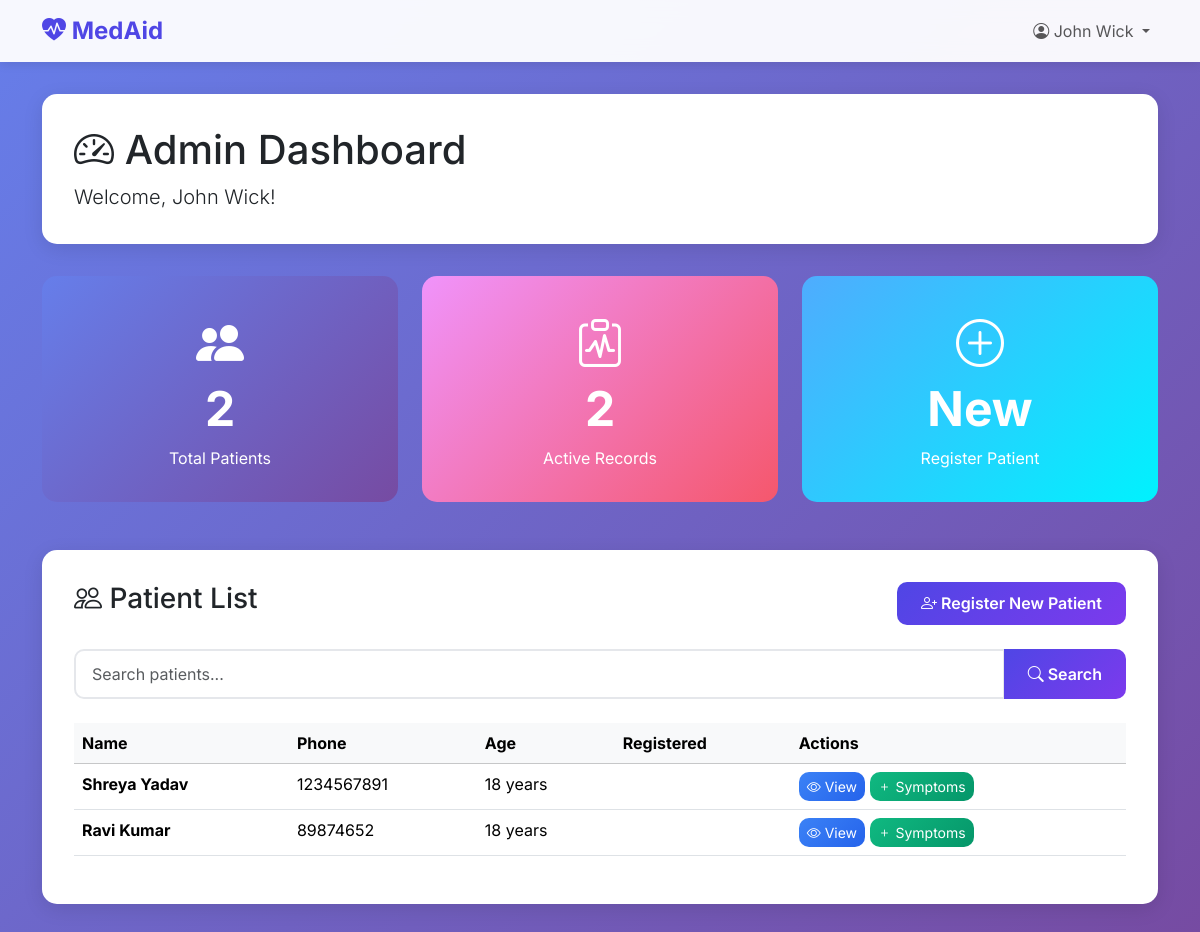
Page /patients/admin/dashboard/ (signed in) on the committed database.
### accounts/models.py (models this page shows, shortened)
class CustomUser(AbstractUser):
    USER_TYPE_CHOICES = (('admin', 'Admin'), ('patient', 'Patient'))
    user_type = models.CharField(max_length=10, choices=USER_TYPE_CHOICES)
    phone_number = models.CharField(max_length=15)
    age = models.IntegerField(null=True, blank=True)
    gender = models.CharField(max_length=10, default='other')
    date_of_birth = models.DateField(null=True, blank=True)

### patients/views.py (the view, shortened to what this page needs)
# urls.py: path('admin/dashboard/', views.admin_dashboard, name='admin_dashboard'),
@login_required
def admin_dashboard(request):
    if request.user.user_type != 'admin':
        messages.error(request, 'Access denied. Admin only.')
        return redirect('patient_dashboard')
    patients = CustomUser.objects.filter(user_type='patient').select_related('patientprofile')
    search_query = request.GET.get('search', '')
    context = {
        'patients': patients,
        'total_patients': CustomUser.objects.filter(user_type='patient').count(),
        'search_query': search_query,
    }
    return render(request, 'patients/admin_dashboard.html', context)

### templates/patients/admin_dashboard.html (shortened to what this page needs)
{% extends 'base.html' %}
{% block content %}
<div class="container">
    <div class="dashboard-header">
        <h1><i class="bi bi-speedometer2"></i> Admin Dashboard</h1>
        <p class="lead mb-0">Welcome, {{ user.get_full_name }}!</p>
    </div>
    <div class="row mb-4">
        <div class="col-md-4">
            <div class="stat-card">
                <i class="bi bi-people-fill" style="font-size: 3rem;"></i>
                <h3>{{ total_patients }}</h3>
                <p class="mb-0">Total Patients</p>
            </div>
        </div>
        <div class="col-md-4">
            <div class="stat-card" style="background: linear-gradient(135deg, #f093fb 0%, #f5576c 100%);">
                <i class="bi bi-clipboard-pulse" style="font-size: 3rem;"></i>
                <h3>{{ patients.count }}</h3>
                <p class="mb-0">Active Records</p>
            </div>
        </div>
        <div class="col-md-4">
            <div class="stat-card" style="background: linear-gradient(135deg, #4facfe 0%, #00f2fe 100%);">
                <i class="bi bi-plus-circle" style="font-size: 3rem;"></i>
                <h3>New</h3>
                <p class="mb-0">Register Patient</p>
            </div>
        </div>
    </div>
    <div class="patient-table">
        <div class="d-flex justify-content-between align-items-center mb-4">
            <h3><i class="bi bi-people"></i> Patient List</h3>
            <a href="{% url 'register_patient' %}" class="btn btn-primary">
                <i class="bi bi-person-plus"></i> Register New Patient
            </a>
        </div>
        <form method="get" class="mb-4">
            <div class="input-group">
                <input type="text" name="search" class="form-control" placeholder="Search patients..." value="{{ search_query }}">
                <button class="btn btn-primary" type="submit">
                    <i class="bi bi-search"></i> Search
                </button>
            </div>
        </form>
        <div class="table-responsive">
            <table class="table table-hover">
                <thead class="table-light">
                    <tr>
                        <th>Name</th>
                        <th>Phone</th>
                        <th>Age</th>
                        <th>Registered</th>
                        <th>Actions</th>
                    </tr>
                </thead>
                <tbody>
                    {% for patient in patients %}
                    <tr>
                        <td><strong>{{ patient.get_full_name }}</strong></td>
                        <td>{{ patient.phone_number }}</td>
                        <td>{{ patient.age }} years</td>
                        <td>{{ patient.patient_profile.registration_date|date:"M d, Y" }}</td>
                        <td>
                            <a href="{% url 'view_patient' patient.id %}" class="btn btn-sm btn-info text-white">
                                <i class="bi bi-eye"></i> View
                            </a>
                            <a href="{% url 'add_symptoms' patient.id %}" class="btn btn-sm btn-success text-white">
                                <i class="bi bi-plus"></i> Symptoms
                            </a>
                        </td>
                    </tr>
                    {% endfor %}
                </tbody>
            </table>
        </div>
    </div>
</div>
{% endblock %}

### templates/base.html (shortened to what this page needs)
<!DOCTYPE html>
<html lang="en">
<head>
    <link href="https://cdn.jsdelivr.net/npm/bootstrap@5.3.2/dist/css/bootstrap.min.css" rel="stylesheet">
    <link rel="stylesheet" href="https://cdn.jsdelivr.net/npm/bootstrap-icons@1.11.1/font/bootstrap-icons.css">
</head>
<body>
    <nav class="navbar navbar-expand-lg navbar-light">
        <div class="container">
            <a class="navbar-brand" href="{% url 'landing' %}">
                <i class="bi bi-heart-pulse-fill"></i> MedAid
            </a>
            <div class="collapse navbar-collapse" id="navbarNav">
                <ul class="navbar-nav ms-auto">
                    {% if user.is_authenticated %}
                        <li class="nav-item dropdown">
                            <a class="nav-link dropdown-toggle" href="#" role="button" data-bs-toggle="dropdown">
                                <i class="bi bi-person-circle"></i> {{ user.get_full_name|default:user.username }}
                            </a>
                        </li>
                    {% else %}
                        <li class="nav-item">
                            <a class="nav-link" href="{% url 'login' %}">
                                <i class="bi bi-box-arrow-in-right"></i> Login
                            </a>
                        </li>
                    {% endif %}
                </ul>
            </div>
        </div>
    </nav>
    <main class="main-content">
        {% block content %}{% endblock %}
    </main>
</body>
</html>

### templates/base.html (style rules this page uses)
* { margin: 0; padding: 0; box-sizing: border-box; }
body { font-family: 'Inter', sans-serif; background: linear-gradient(135deg, #667eea 0%, #764ba2 100%); min-height: 100vh; }
.navbar { background: rgba(255, 255, 255, 0.95) !important; backdrop-filter: blur(10px); box-shadow: 0 2px 10px rgba(0, 0, 0, 0.1); }
.navbar-brand { font-weight: 700; font-size: 1.5rem; color: #4f46e5 !important; }
.main-content { min-height: calc(100vh - 70px); padding: 2rem 0; }
.btn-primary { background: linear-gradient(135deg, #4f46e5, #7c3aed); border: none; border-radius: 10px; padding: 0.6rem 1.5rem; font-weight: 600; transition: all 0.3s ease; }
.btn-success { background: linear-gradient(135deg, #10b981, #059669); border: none; border-radius: 10px; }
.btn-info { background: linear-gradient(135deg, #3b82f6, #2563eb); border: none; border-radius: 10px; }
.form-control, .form-select { border-radius: 10px; border: 2px solid #e5e7eb; padding: 0.7rem 1rem; }
.table { background: white; border-radius: 10px; }

### templates/patients/admin_dashboard.html (style rules this page uses)
.dashboard-header { background: white; padding: 2rem; border-radius: 15px; margin-bottom: 2rem; box-shadow: 0 5px 20px rgba(0,0,0,0.1); }
.stat-card { background: linear-gradient(135deg, #667eea 0%, #764ba2 100%); color: white; padding: 2rem; border-radius: 15px; text-align: center; margin-bottom: 1.5rem; transition: transform 0.3s; }
.stat-card h3 { font-size: 3rem; font-weight: 700; margin-bottom: 0.5rem; }
.patient-table { background: white; padding: 2rem; border-radius: 15px; box-shadow: 0 5px 20px rgba(0,0,0,0.1); }

### rows in the picture
CustomUser: get_full_name "John Wick"
CustomUser: get_full_name "Shreya Yadav", phone_number "1234567891", age "18"
CustomUser: get_full_name "Ravi Kumar", phone_number "89874652", age "18"

### other values in the picture
{{ total_patients }} "2"
{{ patients.count }} "2"
